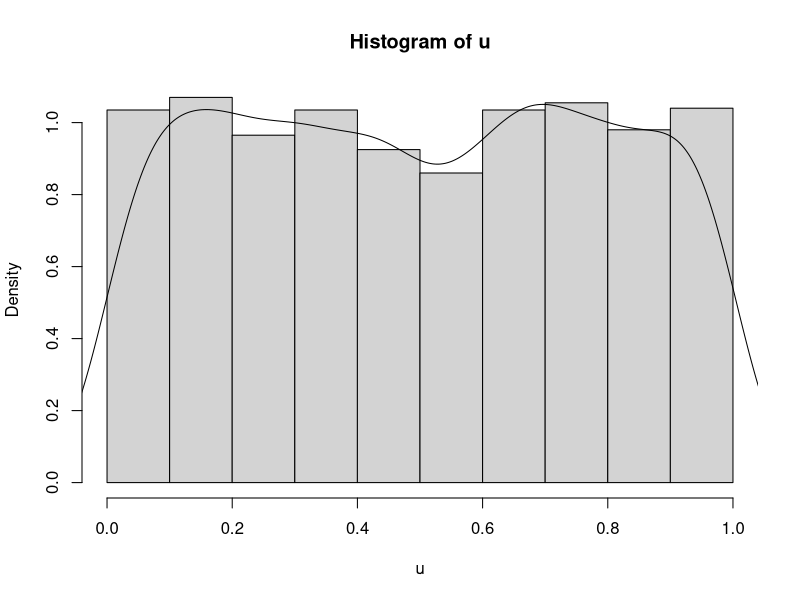
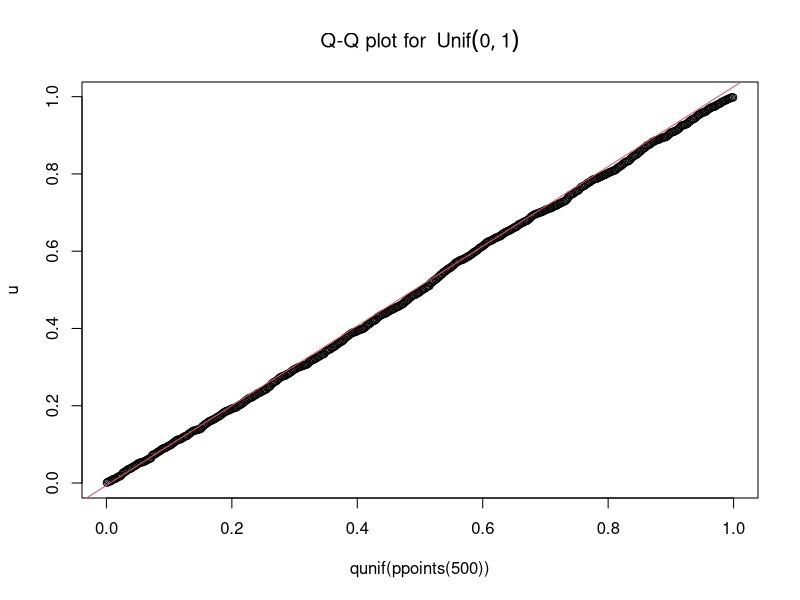
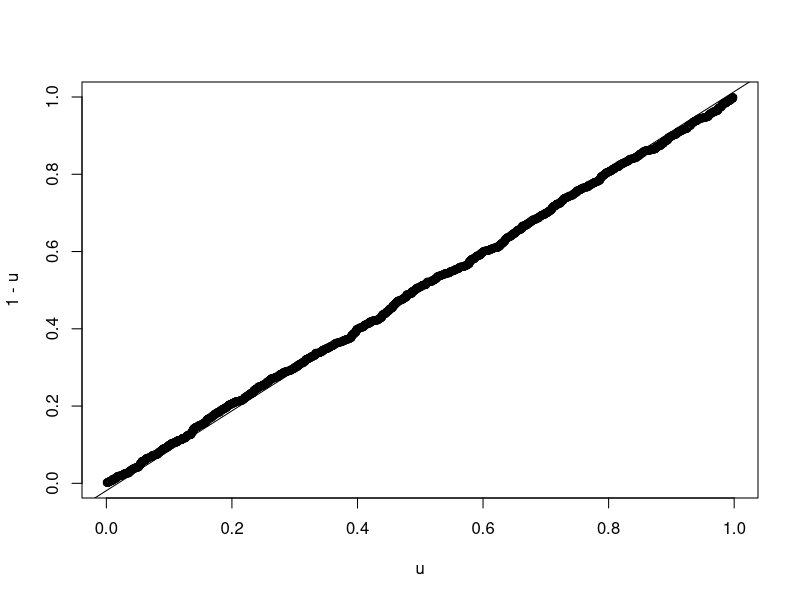
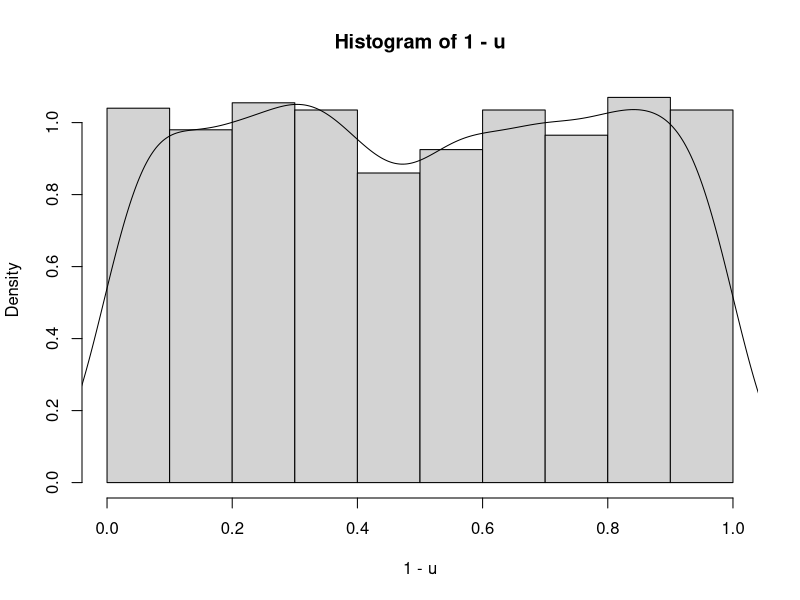
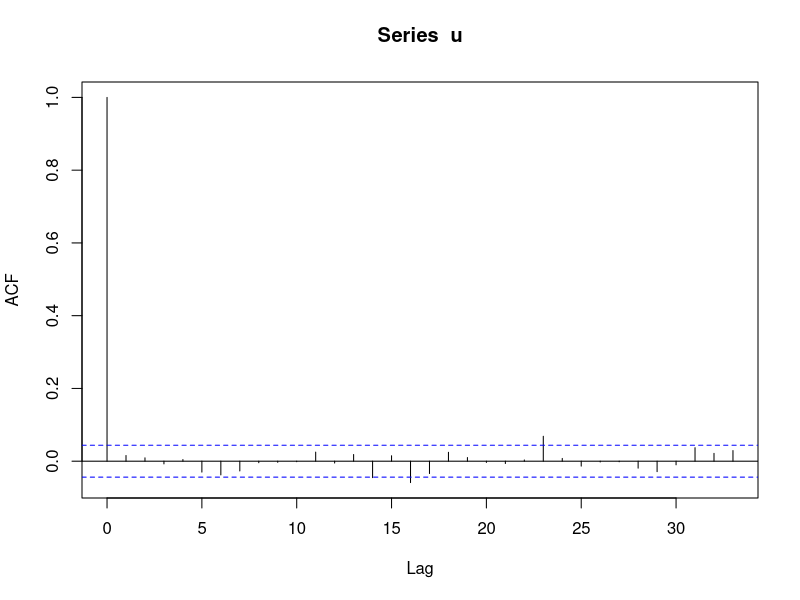
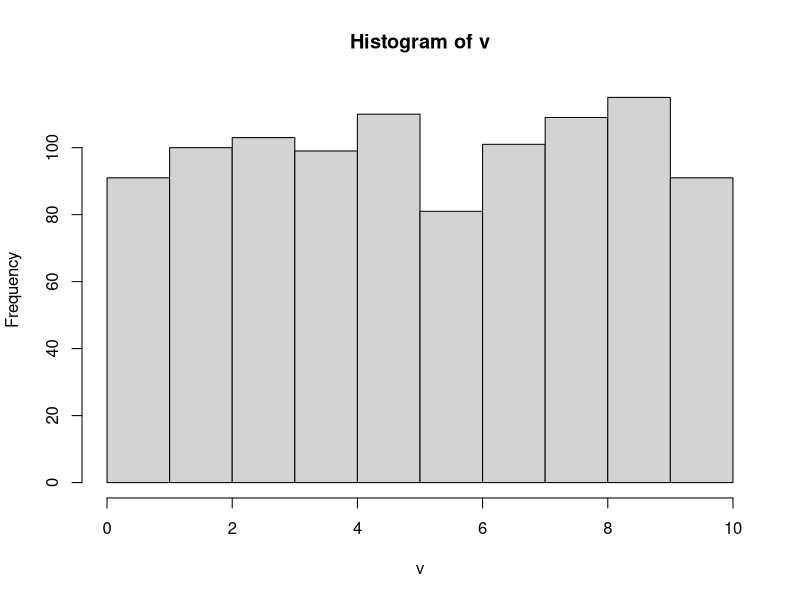
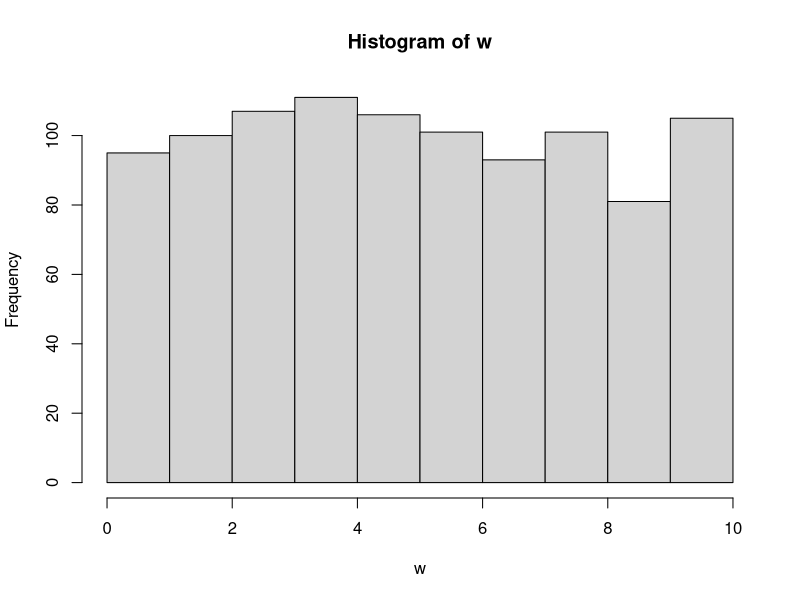
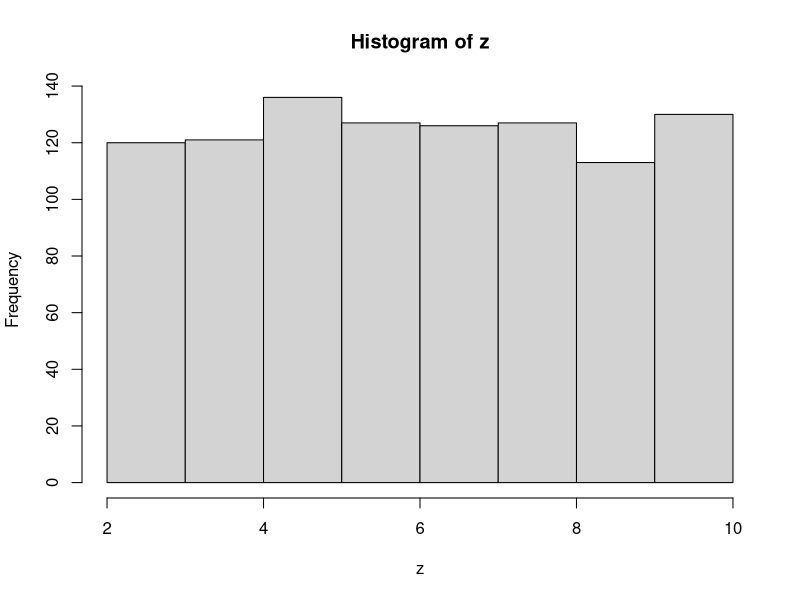

The R source for these figures, in order:
## ---- chunk 1
knitr::opts_chunk$set(echo = TRUE)
## ---- chunk 2

u = runif(2000)

#par(mfrow=c(1,2))
hist(u, probability=TRUE)
lines(density(u), xlim=c(0,1))
#par(mfrow=c(1,1))

## Q-Q plot for `runif` data against true theoretical distribution:
qqplot(qunif(ppoints(500)), u,
      main = expression("Q-Q plot for" ~~ {Unif(0,1)}))
qqline(u, distribution = qunif,
      prob = c(0.1, 0.6), col = 2)


qqplot(u,1-u)
qqline(u, distribution = qunif)

hist(1-u, probability = TRUE) ## also follows a uniform dist
lines(density(1-u), xlim=c(0,1))

acf(u) ## autocorrelation of random number generation

## ---- chunk 3
v = 10 * runif(1000, 0, 1) ## v ~ unif(0, 10)
hist(v)

w = runif(1000, 0, 10) ## unif(0, 10)
hist(w)


## z = unif(0,8) + 8
z = runif(1000, 0, 8) + 2 ## v ~ unif(2, 10)
hist(z)
## ---- chunk 4
N = 10^4
u = runif(N)

fInv = function(u){
  (-1/5) * log(u) ## or log(1-u)
}

outSamples = fInv(u)


hist(outSamples, probability = TRUE)
lines(x = ppoints(200), y = dexp(x = ppoints(200), rate = 5), 
      col = "blue")
hist(rexp(n = N, rate = 5), probability = TRUE)
lines(x = ppoints(200), y = dexp(x = ppoints(200), rate = 5), 
      col = "blue")



qqplot(qunif(ppoints(500)), outSamples,
      main = expression("Q-Q plot for" ~~ {Exp(5)}))
qqline(outSamples, distribution = qexp,
      prob = c(0.1, 0.9), col = 2)



## ---- chunk 5

n = 1000

U =runif(n)

a = 3
b = 2

X = b*(1-U)^(-1/a)

hist(X, probability = TRUE, breaks = 25, xlim =c(0, 45),main = "Inverse Transform: Pareto(3,2)")

pareto = function(x){(a*(b^a)/x^(a+1))}
curve(pareto(x), from = 0, to = 40, add = TRUE, col = "blue")

plot(density(X), main = "Density Plot of Inverse Transform: Pareto(3, 2)")
curve(pareto(x), from = 0, to = 40, add = TRUE, col = "blue")


## ---- chunk 6
cdf = c(0.0, 0.1, 0.3, 0.5, 0.7, 1.0)
results = numeric(length = 1000) ## creates a vector of zeros
u = runif(1000)
for(i in 2:6){
    ind = (cdf[i-1] < u) & (u <= cdf[i])
    results[ind] <- (i-2)
}

table(results) / 1000


hist(results, probability = TRUE)

## ---- chunk 7
## Accept-Reject
M = 1.5
X = rep(x = NA, 5) ## create a vector of length 5 of NAs
set.seed(123)
f <- function(x){ 6*x*(1 - x)} ## pdf of Beta(2,2)
g <- function(x){ 1 } ## pdf of Unif(0,1) is just 1

for(i in 1:5){
  print(paste("Run: ", i))
  u = runif(1)
  print(u)
  y = runif(1)
  print(y)
  accept <- u <= f(y)/(M* g(y))
  print(paste("Accept? ", accept))
  if(accept){
    X[i] <- y
  }
  
}

print(X)



## ---- chunk 8
X = rep(NA, 10000)
M = 1.5
i = 0 ## index set to start at 0
while(sum(is.na(X))){
  U = runif(1)
  Y = runif(1)
  accept <- U <= f(Y)/(M*g(Y))
  #print(paste("Accept? ", accept))
  if(accept){
    i = i+1 ## update the index
    X[i] <- Y
  }
}


hist(X, xlab = "X", main = "Beta(2,2) from Accept-Reject algorithm", 
     probability = TRUE)
beta <- function(x) 6*x*(1-x)
curve(expr = beta, from = 0, to = 1, add = TRUE)

## ---- chunk 9

par(mfrow=c(1,2))
curve(expr = beta, from = 0, to = 1, 
      xlim = c(-0.5, 1.5), ylim = c(0,2),
      main = "Beta(2,2) Density with Unif(0,1)",
      xlab = "x", ylab = "density")

x = seq(from = -1, to = 2, by = 0.01)
Unif1 = function(x){ ifelse(x >= 0 & x <= 1, 1, 0) }
polygon(x, Unif1(x), lty = 9)


curve(expr = beta, from = 0, to = 1, 
      xlim = c(-0.2, 1.2), ylim = c(0,2),
      main = "Beta(2,2) with M*Unif(0,1)",
      xlab = "x", ylab = "density")

Unif2 = function(x){ ifelse(x >= 0 & x <= 1, 1*M, 0) }
polygon(x, Unif2(x), lty = 2)

#abline(h = 1.5, col = "red")
par(mfrow=c(1,1))


## ---- chunk 10
N = 10000
U = runif(N)
Y = runif(N)
M = 1.5

f <- function(x){ 6*x*(1 - x)} ## pdf of Beta(2,2)
g <- function(x){ 1 } ## pdf of Unif(0,1) is just 1

accept <- U*M < f(Y)/(g(Y))

mean(accept) ## acceptance rate
print(1/M) ## probability of acceptance

plot(Y, U*M, col = as.numeric(accept)+3, 
     xlim = c(-0.2, 1.2), ylim = c(0,2),
     main = "Accept-Reject with M = 1.5")



curve(expr = beta, from = 0, to = 1, 
      xlim = c(-0.5, 1.5), ylim = c(0,2),
      main = "Beta(2,2) with M*Unif(0,1)",
      xlab = "x", ylab = "density", add = TRUE,
      lwd = 4)

Unif2 = function(x){ ifelse(x >= 0 & x <= 1, 1*M, 0) }
polygon(x, Unif2(x), lty = 2, lwd = 2)

## ---- chunk 11

N = 1000

Z = rnorm(n = 2*N, mean = 0, sd = 1)
Z = matrix(data = Z, nrow = N, ncol = 2)

transfromation <- function(vec){
  R = sqrt(sum(vec^2))
  #R = sqrt(vec[1]^2 + vec[2]^2)
  return(R)
}


R_Out = apply(X = Z, MARGIN = 1, FUN = transfromation)

hist(R_Out)

## compare with Rayleigh {VGAM}	

sqrt(pi/2) ## theoretical mean
mean(R_Out) ## calculated mean
